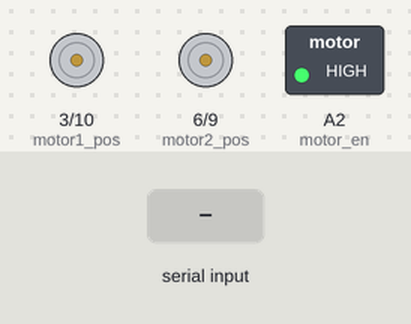
Simulated run of this sketch. Board: Arduino Nano, built with avr-gcc and run on an emulated ATmega328P. On the bench: motor-driver pin pairs drawn as motors (green arrow = first pin HIGH = forward, orange = second pin HIGH = backward, longer = more drive), switched loads named in the sketch (green lamp = pin HIGH). The test bench sets the inputs (shaded band).

Above: at 1.2 s.
1.3 s: "f" received over Serial
At 1.45 s:
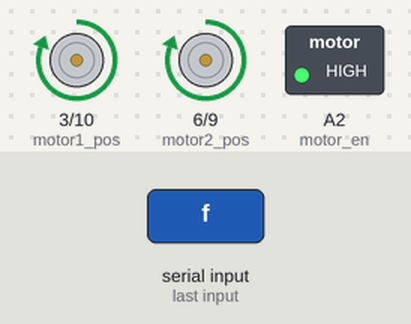
3.1 s: "b" received over Serial
At 3.25 s:
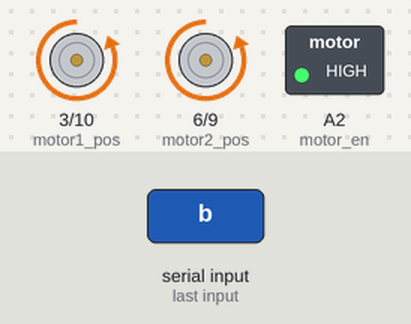
4.9 s: "l" received over Serial
At 5.05 s:
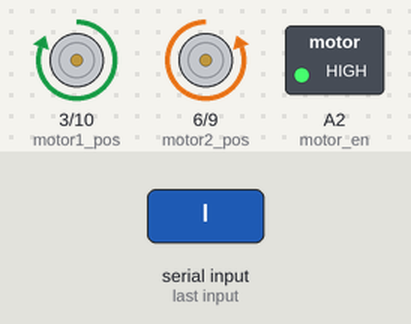
6.7 s: "r" received over Serial
At 6.85 s:
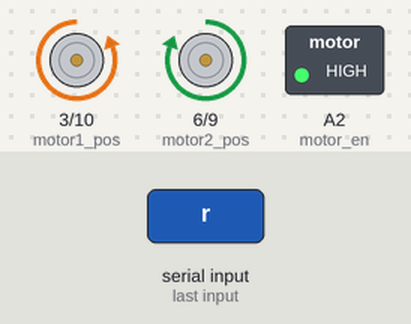
Timing chart, 0 to 9.5 s (numbered marks = the images above; inputs shaded):
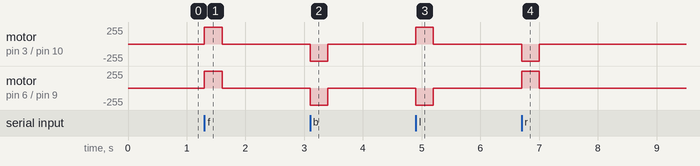

The sketch:

Tutorial4_receving_message_over_bluetooth.ino
```cpp
/***************************************************************************************************
 * This sample code is designed for Hackabot Nano (Arduino Compatible Robotic Kit)
 *
 * Tutorial 4:
 * In this example, the robot receives commands through bluetooth. It moves forward, backward,
 * left, right or stops based on the command received.
 *
 * Please refer to tutorial 3 and the following article on how to connect bluetooth module:
 * http://hackarobot.com/arduino-bluetooth-example-tutorial-1/
 *
 * For more information about Hackabot Nano, please check out our web site:
 * http://www.hackarobot.com
 *
 * Comments, questions? Please check out our Google+ community:
 * https://plus.google.com/u/0/communities/111064186308711245928
 *
 **************************************************************************************************/

 // pins controller motors
#define motor1_pos 3
#define motor1_neg 10
#define motor2_pos 6
#define motor2_neg 9
#define motor_en   A2
#define actionTime 300            // move left,right,forward,backward for 300ms

void setup()
{
    Serial.begin(9600);           // assmes that bluetooth module is connected.
    setupMotor();
}

void loop() {
  int ch;
  if (Serial.available()) {
    ch=Serial.read();
    switch(ch) {
      case 'f':
        robotForward(actionTime);
        robotStop(actionTime);
        break;
      case 'b':
        robotBackward(actionTime);
        robotStop(actionTime);
        break;
      case 'l':
        robotLeft(actionTime);
        robotStop(actionTime);
        break;
      case 'r':
        robotRight(actionTime);
        robotStop(actionTime);
        break;
       case 's':
         robotStop(actionTime);
         break;
    }
  }
}


void setupMotor() {
  pinMode(motor1_pos,OUTPUT);
  pinMode(motor1_neg,OUTPUT);
  pinMode(motor2_pos,OUTPUT);
  pinMode(motor2_neg,OUTPUT);
  pinMode(motor_en,OUTPUT);
  enableMotor();
  robotStop(50);
}


//-----------------------------------------------------------------------------------------------------
// motor
//-----------------------------------------------------------------------------------------------------


void enableMotor() {
  //Turn on the motor driver chip : L293D
  digitalWrite(motor_en, HIGH);
}


void disableMotor() {
  //Turn off the motor driver chip : L293D
  digitalWrite(motor_en, LOW);
}


void robotStop(int ms){
  digitalWrite(motor1_pos, LOW);
  digitalWrite(motor1_neg, LOW);
  digitalWrite(motor2_pos, LOW);
  digitalWrite(motor2_neg, LOW);
  delay(ms);
}


void robotForward(int ms){
  digitalWrite(motor1_pos, HIGH);
  digitalWrite(motor1_neg, LOW);
  digitalWrite(motor2_pos, HIGH);
  digitalWrite(motor2_neg, LOW);
  delay(ms);
}


void robotBackward(int ms){
  digitalWrite(motor1_pos, LOW);
  digitalWrite(motor1_neg, HIGH);
  digitalWrite(motor2_pos, LOW);
  digitalWrite(motor2_neg, HIGH);
  delay(ms);
}
void robotRight(int ms){
  digitalWrite(motor1_pos, LOW);
  digitalWrite(motor1_neg, HIGH);
  digitalWrite(motor2_pos, HIGH);
  digitalWrite(motor2_neg, LOW);
  delay(ms);
}


void robotLeft(int ms){
  digitalWrite(motor1_pos, HIGH);
  digitalWrite(motor1_neg, LOW);
  digitalWrite(motor2_pos, LOW);
  digitalWrite(motor2_neg, HIGH);
  delay(ms);
}
```

Measured:
- after the input at 1.3 s, motor on pin 3 (motor1_pos) / pin 10 (motor1_neg), motor on pin 6 (motor2_pos) / pin 9 (motor2_neg): stopped → forward 255/255 at once, → stopped 0.30 s later
- after the input at 3.1 s, motor on pin 3 (motor1_pos) / pin 10 (motor1_neg), motor on pin 6 (motor2_pos) / pin 9 (motor2_neg): stopped → backward 255/255 at once, → stopped 0.30 s later
- after the input at 4.9 s, motor on pin 3 (motor1_pos) / pin 10 (motor1_neg): stopped → forward 255/255 at once, → stopped 0.30 s later; motor on pin 6 (motor2_pos) / pin 9 (motor2_neg): stopped → backward 255/255 at once, → stopped 0.30 s later
- after the input at 6.7 s, motor on pin 3 (motor1_pos) / pin 10 (motor1_neg): stopped → backward 255/255 at once, → stopped 0.30 s later; motor on pin 6 (motor2_pos) / pin 9 (motor2_neg): stopped → forward 255/255 at once, → stopped 0.30 s later
